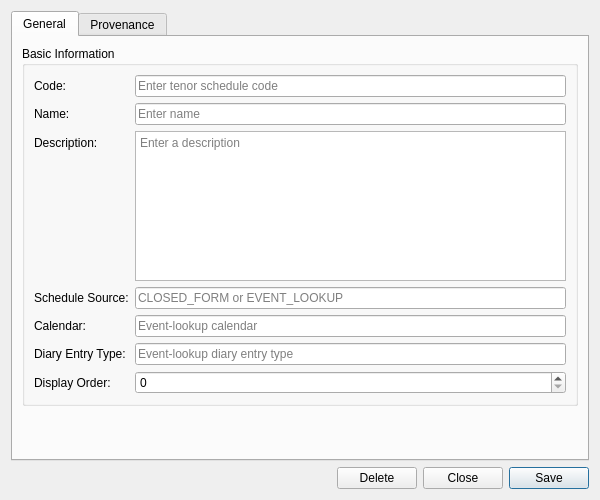
<?xml version="1.0" encoding="UTF-8"?>
<ui version="4.0">
 <class>TenorScheduleDetailDialog</class>
 <widget class="QWidget" name="TenorScheduleDetailDialog">
  <property name="geometry">
   <rect>
    <x>0</x>
    <y>0</y>
    <width>600</width>
    <height>500</height>
   </rect>
  </property>
  <property name="sizePolicy">
   <sizepolicy hsizetype="Preferred" vsizetype="Preferred">
    <horstretch>0</horstretch>
    <verstretch>0</verstretch>
   </sizepolicy>
  </property>
  <property name="minimumSize">
   <size>
    <width>600</width>
    <height>500</height>
   </size>
  </property>
  <property name="windowTitle">
   <string>Tenor Schedule Details</string>
  </property>
  <layout class="QVBoxLayout" name="verticalLayout">
   <item>
    <widget class="QTabWidget" name="tabWidget">
     <property name="currentIndex"><number>0</number></property>
     <widget class="QWidget" name="generalTab">
      <attribute name="title"><string>General</string></attribute>
      <layout class="QVBoxLayout" name="generalLayout">
       <item>
        <widget class="QGroupBox" name="basicInfoGroup">
         <property name="title">
          <string>Basic Information</string>
         </property>
         <layout class="QFormLayout" name="formLayout">
          <item row="0" column="0">
           <widget class="QLabel" name="labelCode">
            <property name="text">
             <string>Code:</string>
            </property>
           </widget>
          </item>
          <item row="0" column="1">
           <widget class="QLineEdit" name="codeEdit">
            <property name="placeholderText">
             <string>Enter tenor schedule code</string>
            </property>
            <property name="readOnly">
             <bool>true</bool>
            </property>
           </widget>
          </item>
          <item row="1" column="0">
           <widget class="QLabel" name="labelName">
            <property name="text">
             <string>Name:</string>
            </property>
           </widget>
          </item>
          <item row="1" column="1">
           <widget class="QLineEdit" name="nameEdit">
            <property name="placeholderText">
             <string>Enter name</string>
            </property>
           </widget>
          </item>
          <item row="2" column="0">
           <widget class="QLabel" name="labelDescription">
            <property name="text">
             <string>Description:</string>
            </property>
           </widget>
          </item>
          <item row="2" column="1">
           <widget class="QPlainTextEdit" name="descriptionEdit">
            <property name="minimumSize">
             <size>
              <width>0</width>
              <height>80</height>
             </size>
            </property>
            <property name="maximumSize">
             <size>
              <width>16777215</width>
              <height>150</height>
             </size>
            </property>
            <property name="placeholderText">
             <string>Enter a description</string>
            </property>
           </widget>
          </item>
          <item row="3" column="0">
           <widget class="QLabel" name="labelScheduleSource">
            <property name="text">
             <string>Schedule Source:</string>
            </property>
           </widget>
          </item>
          <item row="3" column="1">
           <widget class="QLineEdit" name="scheduleSourceEdit">
            <property name="placeholderText">
             <string>CLOSED_FORM or EVENT_LOOKUP</string>
            </property>
           </widget>
          </item>
          <item row="4" column="0">
           <widget class="QLabel" name="labelCalendarCode">
            <property name="text">
             <string>Calendar:</string>
            </property>
           </widget>
          </item>
          <item row="4" column="1">
           <widget class="QLineEdit" name="calendarCodeEdit">
            <property name="placeholderText">
             <string>Event-lookup calendar</string>
            </property>
           </widget>
          </item>
          <item row="5" column="0">
           <widget class="QLabel" name="labelDiaryEntryType">
            <property name="text">
             <string>Diary Entry Type:</string>
            </property>
           </widget>
          </item>
          <item row="5" column="1">
           <widget class="QLineEdit" name="diaryEntryTypeEdit">
            <property name="placeholderText">
             <string>Event-lookup diary entry type</string>
            </property>
           </widget>
          </item>
          <item row="6" column="0">
           <widget class="QLabel" name="labelDisplayOrder">
            <property name="text">
             <string>Display Order:</string>
            </property>
           </widget>
          </item>
          <item row="6" column="1">
           <widget class="QSpinBox" name="displayOrderEdit">
            <property name="minimum">
             <number>0</number>
            </property>
            <property name="maximum">
             <number>9999</number>
            </property>
           </widget>
          </item>
         </layout>
        </widget>
       </item>
       <item>
        <spacer name="verticalSpacer">
         <property name="orientation">
          <enum>Qt::Vertical</enum>
         </property>
         <property name="sizeHint" stdset="0">
          <size>
           <width>20</width>
           <height>40</height>
          </size>
         </property>
        </spacer>
       </item>
      </layout>
     </widget>
     <widget class="QWidget" name="provenanceTab">
      <attribute name="title"><string>Provenance</string></attribute>
      <layout class="QVBoxLayout" name="provenanceTabLayout">
       <item>
        <widget class="ores::qt::ProvenanceWidget" name="provenanceWidget" native="true"/>
       </item>
      </layout>
     </widget>
    </widget>
   </item>
   <item>
    <layout class="QHBoxLayout" name="buttonLayout">
     <item>
      <spacer name="horizontalSpacer">
       <property name="orientation">
        <enum>Qt::Horizontal</enum>
       </property>
       <property name="sizeHint" stdset="0">
        <size>
         <width>40</width>
         <height>20</height>
        </size>
       </property>
      </spacer>
     </item>
     <item>
      <widget class="QPushButton" name="deleteButton">
       <property name="text">
        <string>Delete</string>
       </property>
      </widget>
     </item>
     <item>
      <widget class="QPushButton" name="closeButton">
       <property name="text">
        <string>Close</string>
       </property>
      </widget>
     </item>
     <item>
      <widget class="QPushButton" name="saveButton">
       <property name="text">
        <string>Save</string>
       </property>
       <property name="default">
        <bool>true</bool>
       </property>
      </widget>
     </item>
    </layout>
   </item>
  </layout>
 </widget>
 <customwidgets>
  <customwidget>
   <class>ores::qt::ProvenanceWidget</class>
   <extends>QWidget</extends>
   <header>ores.qt/ProvenanceWidget.hpp</header>
  </customwidget>
 </customwidgets>
 <resources/>
 <connections/>
</ui>
